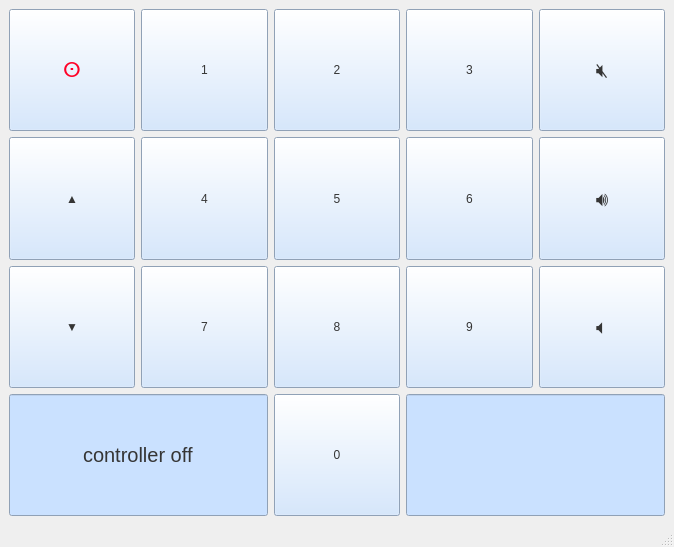
<?xml version="1.0" encoding="UTF-8"?>
<ui version="4.0">
 <class>MainWindow</class>
 <widget class="QMainWindow" name="MainWindow">
  <property name="geometry">
   <rect>
    <x>0</x>
    <y>0</y>
    <width>674</width>
    <height>547</height>
   </rect>
  </property>
  <property name="windowTitle">
   <string>MainWindow</string>
  </property>
  <widget class="QWidget" name="centralwidget">
   <layout class="QGridLayout" name="gridLayout">
    <item row="0" column="0">
     <layout class="QGridLayout" name="gridLayout_2">
      <item row="0" column="3">
       <widget class="QPushButton" name="pushButton_4">
        <property name="sizePolicy">
         <sizepolicy hsizetype="Minimum" vsizetype="Expanding">
          <horstretch>0</horstretch>
          <verstretch>0</verstretch>
         </sizepolicy>
        </property>
        <property name="styleSheet">
         <string notr="true">background-color:rgb(202, 225, 255);
color: rgb(53, 53, 53)</string>
        </property>
        <property name="text">
         <string>3</string>
        </property>
       </widget>
      </item>
      <item row="0" column="4">
       <widget class="QPushButton" name="pushButton_16">
        <property name="sizePolicy">
         <sizepolicy hsizetype="Minimum" vsizetype="Expanding">
          <horstretch>0</horstretch>
          <verstretch>0</verstretch>
         </sizepolicy>
        </property>
        <property name="font">
         <font>
          <pointsize>15</pointsize>
         </font>
        </property>
        <property name="styleSheet">
         <string notr="true">background-color:rgb(202, 225, 255);
color: rgb(53, 53, 53)</string>
        </property>
        <property name="text">
         <string>🔇</string>
        </property>
       </widget>
      </item>
      <item row="3" column="3" colspan="2">
       <widget class="QLineEdit" name="lineEdit_2">
        <property name="sizePolicy">
         <sizepolicy hsizetype="Minimum" vsizetype="Expanding">
          <horstretch>0</horstretch>
          <verstretch>0</verstretch>
         </sizepolicy>
        </property>
        <property name="font">
         <font>
          <pointsize>15</pointsize>
         </font>
        </property>
        <property name="toolTip">
         <string>&lt;html&gt;&lt;head/&gt;&lt;body&gt;&lt;p&gt;value&lt;/p&gt;&lt;/body&gt;&lt;/html&gt;</string>
        </property>
        <property name="styleSheet">
         <string notr="true">background-color:rgb(202, 225, 255);
color: rgb(53, 53, 53)</string>
        </property>
        <property name="text">
         <string/>
        </property>
        <property name="maxLength">
         <number>10</number>
        </property>
        <property name="cursorPosition">
         <number>0</number>
        </property>
        <property name="alignment">
         <set>Qt::AlignmentFlag::AlignCenter</set>
        </property>
       </widget>
      </item>
      <item row="3" column="0" colspan="2">
       <widget class="QLineEdit" name="lineEdit">
        <property name="sizePolicy">
         <sizepolicy hsizetype="Minimum" vsizetype="Expanding">
          <horstretch>0</horstretch>
          <verstretch>0</verstretch>
         </sizepolicy>
        </property>
        <property name="font">
         <font>
          <pointsize>15</pointsize>
         </font>
        </property>
        <property name="styleSheet">
         <string notr="true">background-color:rgb(202, 225, 255);
color: rgb(53, 53, 53)</string>
        </property>
        <property name="text">
         <string>controller off</string>
        </property>
        <property name="maxLength">
         <number>100</number>
        </property>
        <property name="alignment">
         <set>Qt::AlignmentFlag::AlignCenter</set>
        </property>
       </widget>
      </item>
      <item row="2" column="2">
       <widget class="QPushButton" name="pushButton_9">
        <property name="sizePolicy">
         <sizepolicy hsizetype="Minimum" vsizetype="Expanding">
          <horstretch>0</horstretch>
          <verstretch>0</verstretch>
         </sizepolicy>
        </property>
        <property name="styleSheet">
         <string notr="true">background-color:rgb(202, 225, 255);
color: rgb(53, 53, 53)</string>
        </property>
        <property name="text">
         <string>8</string>
        </property>
       </widget>
      </item>
      <item row="0" column="0">
       <widget class="QPushButton" name="pushButton_15">
        <property name="sizePolicy">
         <sizepolicy hsizetype="Minimum" vsizetype="Expanding">
          <horstretch>0</horstretch>
          <verstretch>0</verstretch>
         </sizepolicy>
        </property>
        <property name="font">
         <font>
          <pointsize>15</pointsize>
         </font>
        </property>
        <property name="styleSheet">
         <string notr="true">background-color:rgb(202, 225, 255);

color:	rgb(255, 1, 39)</string>
        </property>
        <property name="text">
         <string>ⵙ</string>
        </property>
        <property name="iconSize">
         <size>
          <width>16</width>
          <height>16</height>
         </size>
        </property>
       </widget>
      </item>
      <item row="0" column="2">
       <widget class="QPushButton" name="pushButton_2">
        <property name="sizePolicy">
         <sizepolicy hsizetype="Minimum" vsizetype="Expanding">
          <horstretch>0</horstretch>
          <verstretch>0</verstretch>
         </sizepolicy>
        </property>
        <property name="styleSheet">
         <string notr="true">background-color:rgb(202, 225, 255);
color: rgb(53, 53, 53)</string>
        </property>
        <property name="text">
         <string>2</string>
        </property>
       </widget>
      </item>
      <item row="3" column="2">
       <widget class="QPushButton" name="pushButton_10">
        <property name="sizePolicy">
         <sizepolicy hsizetype="Minimum" vsizetype="Expanding">
          <horstretch>0</horstretch>
          <verstretch>0</verstretch>
         </sizepolicy>
        </property>
        <property name="styleSheet">
         <string notr="true">background-color:rgb(202, 225, 255);
color: rgb(53, 53, 53)</string>
        </property>
        <property name="text">
         <string>0</string>
        </property>
       </widget>
      </item>
      <item row="1" column="3">
       <widget class="QPushButton" name="pushButton_3">
        <property name="sizePolicy">
         <sizepolicy hsizetype="Minimum" vsizetype="Expanding">
          <horstretch>0</horstretch>
          <verstretch>0</verstretch>
         </sizepolicy>
        </property>
        <property name="styleSheet">
         <string notr="true">background-color:rgb(202, 225, 255);
color: rgb(53, 53, 53)</string>
        </property>
        <property name="text">
         <string>6</string>
        </property>
       </widget>
      </item>
      <item row="0" column="1">
       <widget class="QPushButton" name="pushButton_5">
        <property name="sizePolicy">
         <sizepolicy hsizetype="Minimum" vsizetype="Expanding">
          <horstretch>0</horstretch>
          <verstretch>0</verstretch>
         </sizepolicy>
        </property>
        <property name="acceptDrops">
         <bool>false</bool>
        </property>
        <property name="styleSheet">
         <string notr="true">background-color:rgb(202, 225, 255);
color: rgb(53, 53, 53)</string>
        </property>
        <property name="text">
         <string>1</string>
        </property>
        <property name="autoDefault">
         <bool>false</bool>
        </property>
        <property name="default">
         <bool>false</bool>
        </property>
        <property name="flat">
         <bool>false</bool>
        </property>
       </widget>
      </item>
      <item row="1" column="0">
       <widget class="QPushButton" name="pushButton_11">
        <property name="sizePolicy">
         <sizepolicy hsizetype="Minimum" vsizetype="Expanding">
          <horstretch>0</horstretch>
          <verstretch>0</verstretch>
         </sizepolicy>
        </property>
        <property name="cursor">
         <cursorShape>ArrowCursor</cursorShape>
        </property>
        <property name="styleSheet">
         <string notr="true">background-color:rgb(202, 225, 255);
color: rgb(53, 53, 53)</string>
        </property>
        <property name="text">
         <string>▲</string>
        </property>
       </widget>
      </item>
      <item row="1" column="1">
       <widget class="QPushButton" name="pushButton_6">
        <property name="sizePolicy">
         <sizepolicy hsizetype="Minimum" vsizetype="Expanding">
          <horstretch>0</horstretch>
          <verstretch>0</verstretch>
         </sizepolicy>
        </property>
        <property name="styleSheet">
         <string notr="true">background-color:rgb(202, 225, 255);
color: rgb(53, 53, 53)</string>
        </property>
        <property name="text">
         <string>4</string>
        </property>
       </widget>
      </item>
      <item row="2" column="3">
       <widget class="QPushButton" name="pushButton">
        <property name="sizePolicy">
         <sizepolicy hsizetype="Minimum" vsizetype="Expanding">
          <horstretch>0</horstretch>
          <verstretch>0</verstretch>
         </sizepolicy>
        </property>
        <property name="styleSheet">
         <string notr="true">background-color:rgb(202, 225, 255);
color: rgb(53, 53, 53)</string>
        </property>
        <property name="text">
         <string>9</string>
        </property>
       </widget>
      </item>
      <item row="2" column="0">
       <widget class="QPushButton" name="pushButton_12">
        <property name="sizePolicy">
         <sizepolicy hsizetype="Minimum" vsizetype="Expanding">
          <horstretch>0</horstretch>
          <verstretch>0</verstretch>
         </sizepolicy>
        </property>
        <property name="styleSheet">
         <string notr="true">background-color:rgb(202, 225, 255);
color: rgb(53, 53, 53)</string>
        </property>
        <property name="text">
         <string>▼</string>
        </property>
       </widget>
      </item>
      <item row="2" column="1">
       <widget class="QPushButton" name="pushButton_7">
        <property name="sizePolicy">
         <sizepolicy hsizetype="Minimum" vsizetype="Expanding">
          <horstretch>0</horstretch>
          <verstretch>0</verstretch>
         </sizepolicy>
        </property>
        <property name="styleSheet">
         <string notr="true">background-color:rgb(202, 225, 255);
color: rgb(53, 53, 53)</string>
        </property>
        <property name="text">
         <string>7</string>
        </property>
       </widget>
      </item>
      <item row="1" column="2">
       <widget class="QPushButton" name="pushButton_8">
        <property name="sizePolicy">
         <sizepolicy hsizetype="Minimum" vsizetype="Expanding">
          <horstretch>0</horstretch>
          <verstretch>0</verstretch>
         </sizepolicy>
        </property>
        <property name="styleSheet">
         <string notr="true">background-color:rgb(202, 225, 255);
color: rgb(53, 53, 53)</string>
        </property>
        <property name="text">
         <string>5</string>
        </property>
       </widget>
      </item>
      <item row="2" column="4">
       <widget class="QPushButton" name="pushButton_14">
        <property name="sizePolicy">
         <sizepolicy hsizetype="Minimum" vsizetype="Expanding">
          <horstretch>0</horstretch>
          <verstretch>0</verstretch>
         </sizepolicy>
        </property>
        <property name="font">
         <font>
          <pointsize>15</pointsize>
         </font>
        </property>
        <property name="styleSheet">
         <string notr="true">background-color:rgb(202, 225, 255);
color: rgb(53, 53, 53)</string>
        </property>
        <property name="text">
         <string>🔈</string>
        </property>
       </widget>
      </item>
      <item row="1" column="4">
       <widget class="QPushButton" name="pushButton_13">
        <property name="sizePolicy">
         <sizepolicy hsizetype="Minimum" vsizetype="Expanding">
          <horstretch>0</horstretch>
          <verstretch>0</verstretch>
         </sizepolicy>
        </property>
        <property name="font">
         <font>
          <pointsize>15</pointsize>
         </font>
        </property>
        <property name="styleSheet">
         <string notr="true">background-color:rgb(202, 225, 255);
color: rgb(53, 53, 53)</string>
        </property>
        <property name="text">
         <string>🔊</string>
        </property>
        <property name="checkable">
         <bool>false</bool>
        </property>
       </widget>
      </item>
     </layout>
    </item>
   </layout>
  </widget>
  <widget class="QMenuBar" name="menubar">
   <property name="geometry">
    <rect>
     <x>0</x>
     <y>0</y>
     <width>674</width>
     <height>33</height>
    </rect>
   </property>
  </widget>
  <widget class="QStatusBar" name="statusbar"/>
 </widget>
 <resources/>
 <connections>
  <connection>
   <sender>pushButton_11</sender>
   <signal>clicked()</signal>
   <receiver>MainWindow</receiver>
   <slot>next()</slot>
   <hints>
    <hint type="sourcelabel">
     <x>76</x>
     <y>179</y>
    </hint>
    <hint type="destinationlabel">
     <x>160</x>
     <y>346</y>
    </hint>
   </hints>
  </connection>
  <connection>
   <sender>pushButton_12</sender>
   <signal>clicked()</signal>
   <receiver>MainWindow</receiver>
   <slot>prev()</slot>
   <hints>
    <hint type="sourcelabel">
     <x>100</x>
     <y>326</y>
    </hint>
    <hint type="destinationlabel">
     <x>107</x>
     <y>358</y>
    </hint>
   </hints>
  </connection>
  <connection>
   <sender>pushButton_5</sender>
   <signal>clicked()</signal>
   <receiver>MainWindow</receiver>
   <slot>add1()</slot>
   <hints>
    <hint type="sourcelabel">
     <x>173</x>
     <y>89</y>
    </hint>
    <hint type="destinationlabel">
     <x>126</x>
     <y>90</y>
    </hint>
   </hints>
  </connection>
  <connection>
   <sender>pushButton_2</sender>
   <signal>clicked()</signal>
   <receiver>MainWindow</receiver>
   <slot>add2()</slot>
   <hints>
    <hint type="sourcelabel">
     <x>328</x>
     <y>121</y>
    </hint>
    <hint type="destinationlabel">
     <x>574</x>
     <y>74</y>
    </hint>
   </hints>
  </connection>
  <connection>
   <sender>pushButton_4</sender>
   <signal>clicked()</signal>
   <receiver>MainWindow</receiver>
   <slot>add3()</slot>
   <hints>
    <hint type="sourcelabel">
     <x>428</x>
     <y>118</y>
    </hint>
    <hint type="destinationlabel">
     <x>559</x>
     <y>105</y>
    </hint>
   </hints>
  </connection>
  <connection>
   <sender>pushButton_6</sender>
   <signal>clicked()</signal>
   <receiver>MainWindow</receiver>
   <slot>add4()</slot>
   <hints>
    <hint type="sourcelabel">
     <x>222</x>
     <y>180</y>
    </hint>
    <hint type="destinationlabel">
     <x>245</x>
     <y>365</y>
    </hint>
   </hints>
  </connection>
  <connection>
   <sender>pushButton_7</sender>
   <signal>clicked()</signal>
   <receiver>MainWindow</receiver>
   <slot>add7()</slot>
   <hints>
    <hint type="sourcelabel">
     <x>251</x>
     <y>295</y>
    </hint>
    <hint type="destinationlabel">
     <x>207</x>
     <y>371</y>
    </hint>
   </hints>
  </connection>
  <connection>
   <sender>pushButton_8</sender>
   <signal>clicked()</signal>
   <receiver>MainWindow</receiver>
   <slot>add5()</slot>
   <hints>
    <hint type="sourcelabel">
     <x>386</x>
     <y>205</y>
    </hint>
    <hint type="destinationlabel">
     <x>420</x>
     <y>355</y>
    </hint>
   </hints>
  </connection>
  <connection>
   <sender>pushButton_9</sender>
   <signal>clicked()</signal>
   <receiver>MainWindow</receiver>
   <slot>add8()</slot>
   <hints>
    <hint type="sourcelabel">
     <x>368</x>
     <y>286</y>
    </hint>
    <hint type="destinationlabel">
     <x>424</x>
     <y>390</y>
    </hint>
   </hints>
  </connection>
  <connection>
   <sender>pushButton_10</sender>
   <signal>clicked()</signal>
   <receiver>MainWindow</receiver>
   <slot>add0()</slot>
   <hints>
    <hint type="sourcelabel">
     <x>349</x>
     <y>421</y>
    </hint>
    <hint type="destinationlabel">
     <x>483</x>
     <y>390</y>
    </hint>
   </hints>
  </connection>
  <connection>
   <sender>pushButton_3</sender>
   <signal>clicked()</signal>
   <receiver>MainWindow</receiver>
   <slot>add6()</slot>
   <hints>
    <hint type="sourcelabel">
     <x>497</x>
     <y>174</y>
    </hint>
    <hint type="destinationlabel">
     <x>532</x>
     <y>350</y>
    </hint>
   </hints>
  </connection>
  <connection>
   <sender>pushButton</sender>
   <signal>clicked()</signal>
   <receiver>MainWindow</receiver>
   <slot>add9()</slot>
   <hints>
    <hint type="sourcelabel">
     <x>462</x>
     <y>302</y>
    </hint>
    <hint type="destinationlabel">
     <x>487</x>
     <y>344</y>
    </hint>
   </hints>
  </connection>
  <connection>
   <sender>pushButton_13</sender>
   <signal>clicked()</signal>
   <receiver>MainWindow</receiver>
   <slot>valueUp()</slot>
   <hints>
    <hint type="sourcelabel">
     <x>572</x>
     <y>203</y>
    </hint>
    <hint type="destinationlabel">
     <x>598</x>
     <y>352</y>
    </hint>
   </hints>
  </connection>
  <connection>
   <sender>pushButton_14</sender>
   <signal>clicked()</signal>
   <receiver>MainWindow</receiver>
   <slot>valueDown()</slot>
   <hints>
    <hint type="sourcelabel">
     <x>574</x>
     <y>294</y>
    </hint>
    <hint type="destinationlabel">
     <x>612</x>
     <y>393</y>
    </hint>
   </hints>
  </connection>
  <connection>
   <sender>pushButton_15</sender>
   <signal>clicked()</signal>
   <receiver>MainWindow</receiver>
   <slot>addturn()</slot>
   <hints>
    <hint type="sourcelabel">
     <x>52</x>
     <y>96</y>
    </hint>
    <hint type="destinationlabel">
     <x>6</x>
     <y>388</y>
    </hint>
   </hints>
  </connection>
  <connection>
   <sender>pushButton_16</sender>
   <signal>clicked()</signal>
   <receiver>MainWindow</receiver>
   <slot>valueOff()</slot>
   <hints>
    <hint type="sourcelabel">
     <x>607</x>
     <y>107</y>
    </hint>
    <hint type="destinationlabel">
     <x>667</x>
     <y>40</y>
    </hint>
   </hints>
  </connection>
 </connections>
 <slots>
  <slot>valueUp()</slot>
  <slot>valueDown()</slot>
  <slot>add1()</slot>
  <slot>add2()</slot>
  <slot>add3()</slot>
  <slot>add4()</slot>
  <slot>add5()</slot>
  <slot>add6()</slot>
  <slot>add7()</slot>
  <slot>add8()</slot>
  <slot>add9()</slot>
  <slot>add0()</slot>
  <slot>next()</slot>
  <slot>prev()</slot>
  <slot>addturn()</slot>
  <slot>light()</slot>
  <slot>valueOff()</slot>
 </slots>
</ui>
